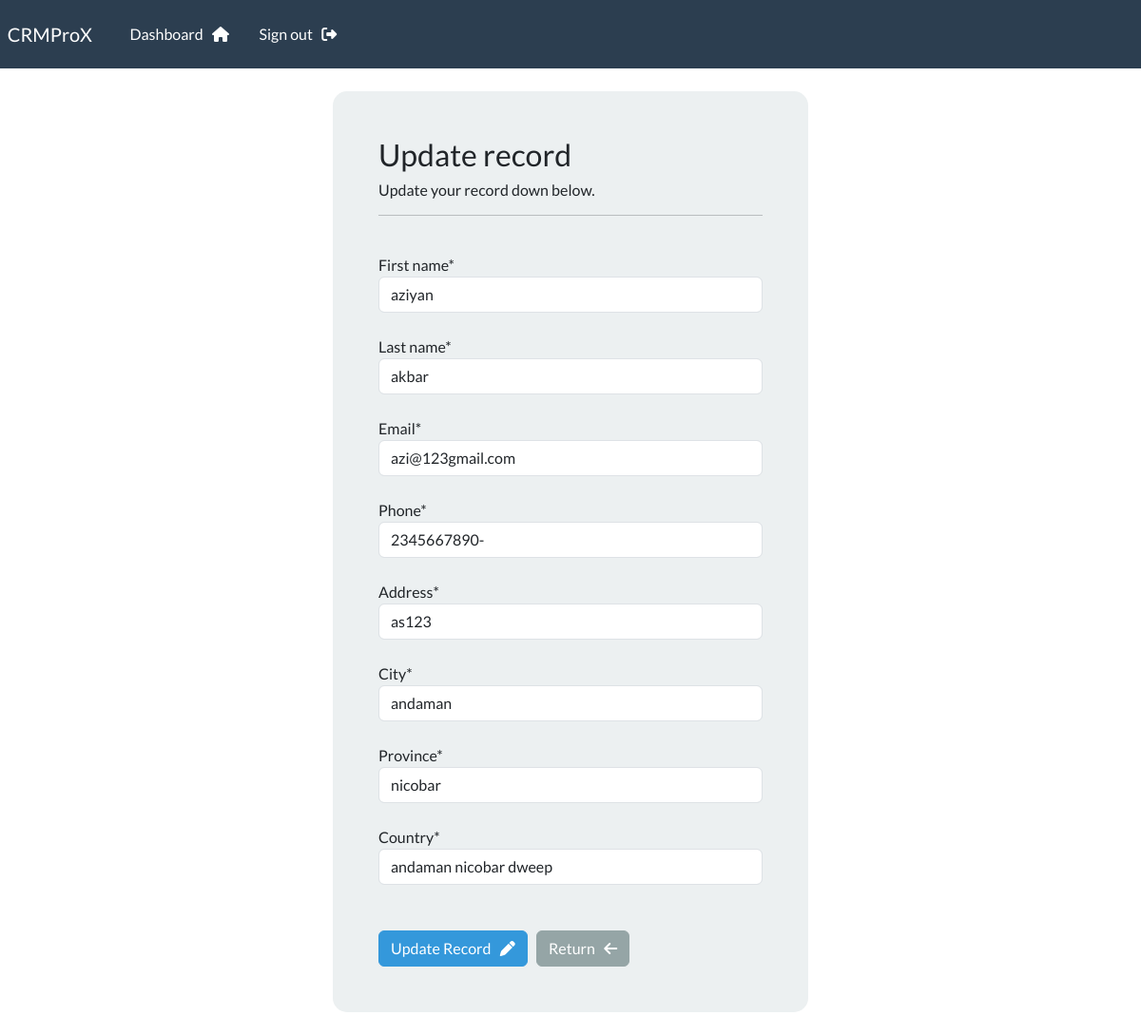
The page /update-record/3 (signed in) on the database its author committed.
### webapp/models.py (models this page shows, shortened)
class Record(models.Model):
    creation_date = models.DateTimeField(auto_now_add=True)
    first_name = models.CharField(max_length=100)
    last_name = models.CharField(max_length=100)
    email = models.CharField(max_length=255)
    phone = models.CharField(max_length=20)
    address = models.CharField(max_length=300)
    city = models.CharField(max_length=255)
    province = models.CharField(max_length=300)
    country = models.CharField(max_length=155)

### webapp/views.py (the view)
# urls.py: path('update-record/<int:pk>', views.update_record, name='update-record'),
@login_required(login_url='my-login')
def update_record(request, pk):
    record = Record.objects.get(id=pk)
    form = UpdateRecordForm(instance=record)
    if request.method == 'POST':
        form = UpdateRecordForm(request.POST,instance=record)
        if form.is_valid():
            form.save()
            messages.success(request, "Your record was updated!")
            return redirect("dashboard")
    context = {'form' : form}
    return render(request,"webapp/update-record.html", context=context)

### webapp/forms.py
class UpdateRecordForm(forms.ModelForm):
    class Meta:
        model = Record
        fields = ['first_name','last_name','email','phone','address','city','province','country']

### webapp/templates/webapp/update-record.html (shortened to what this page needs)
{% extends 'webapp/base.html' %}
{% load crispy_forms_tags %}
{% block content %}
<body>
    <div class="container bg-light shadow-md p-5 form-layout">
        <h3> Update record </h3>
        <h6> Update your record down below. </h6>
        <hr>
        <br>
        <form method="POST" autocomplete="off">
            {{form.first_name | as_crispy_field}}
                <br>
                {{form.last_name | as_crispy_field}}
                <br>
                {{form.email | as_crispy_field}}
                <br>
                {{form.phone | as_crispy_field}}
                <br>
                {{form.address | as_crispy_field}}
                <br>
                {{form.city | as_crispy_field}}
                <br>
                {{form.province | as_crispy_field}}
                <br>
                {{form.country | as_crispy_field}}
                <br>
            <br>
            <button type="submit" class="btn btn-info">Update Record &nbsp; <i class="fa-sharp fa-solid fa-pen"></i></button>
            <a href="{% url 'dashboard' %}" class="btn btn-secondary"> Return &nbsp; <i class="fa-sharp fa-solid fa-arrow-left"></i></a>
        </form>
    </div>
    <br>
</body>
{% endblock %}

### static/css/style.css (style rules this page uses)
.form-layout { border-radius: 15px; width: 500px; }

### rows shown on the page
Record: first_name "aziyan", last_name "akbar", email "azi@123gmail.com", phone "2345667890-", address "as123", city "andaman", province "nicobar", country "andaman nicobar dweep"
